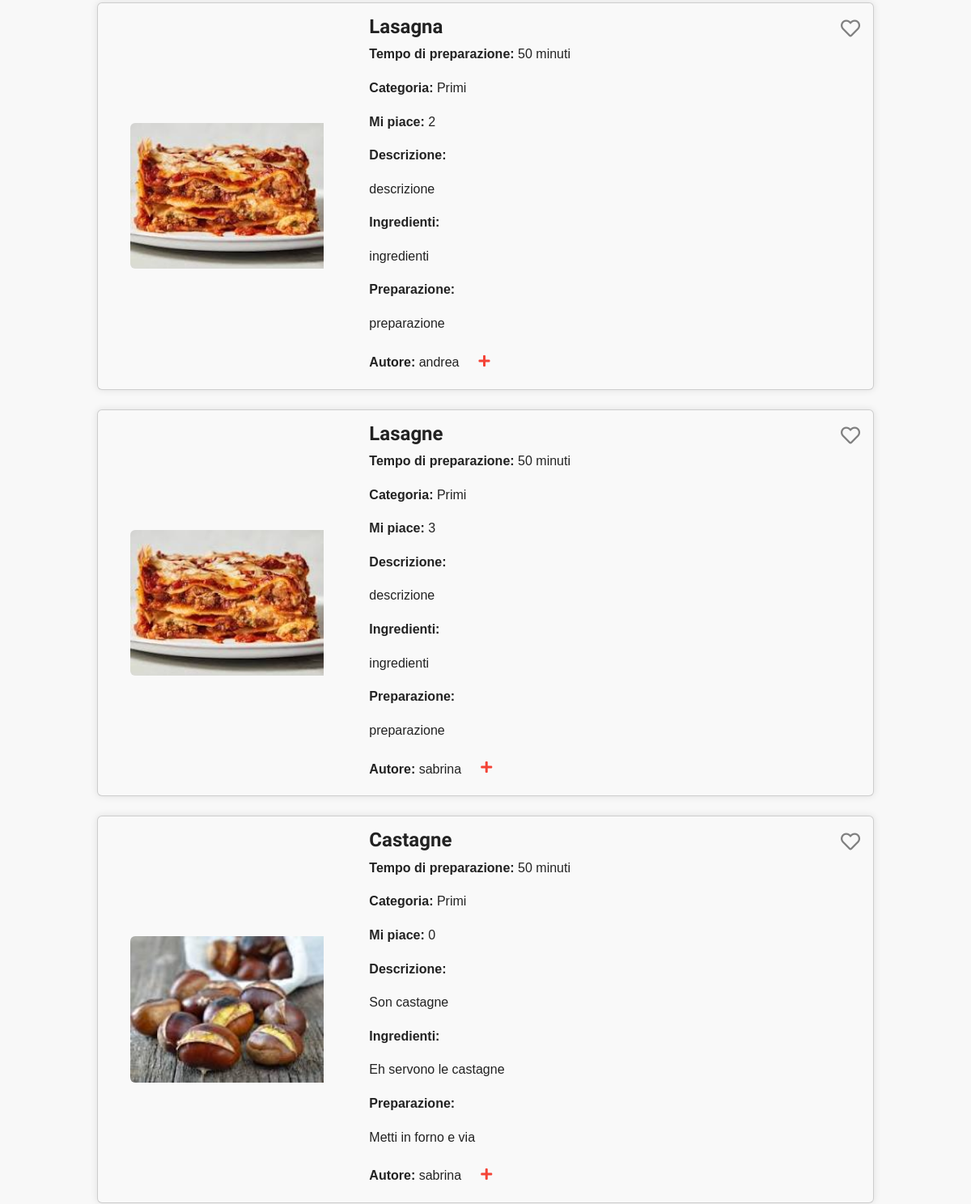
The app's page / (middle part), older data.
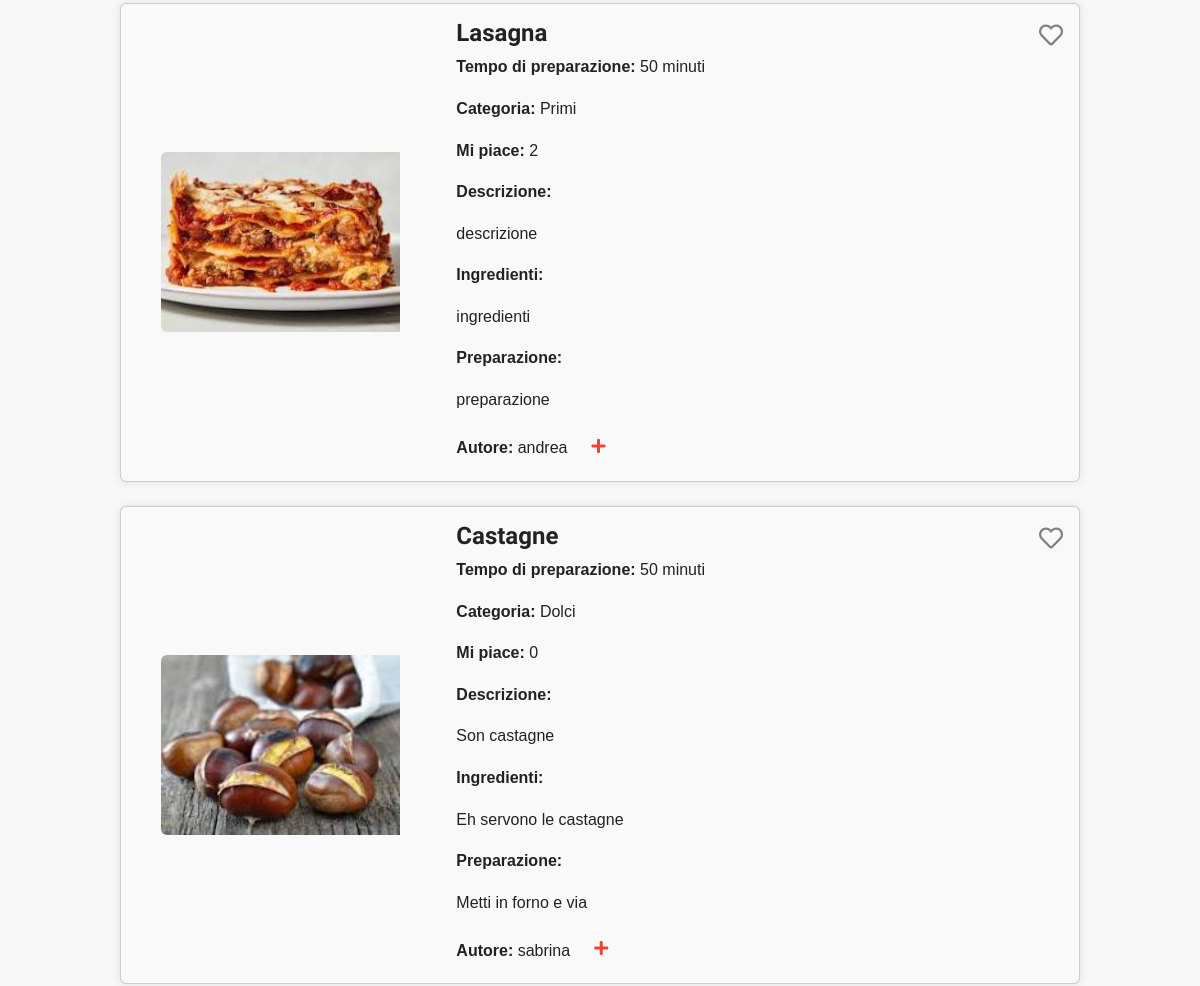
The same page, newer data.
### pages/models.py (models this page shows, shortened)
class Recipe(models.Model):
    CATEGORY_CHOICES = [
        ('ANTIPASTI', 'Antipasti'),
        ('PRIMI', 'Primi'),
        ('SECONDI', 'Secondi'),
        ('DOLCI', 'Dolci')
    ]
    user = models.ForeignKey(settings.AUTH_USER_MODEL, related_name='recipes_created', on_delete=models.CASCADE)
    title = models.CharField(max_length=200)
    slug = models.SlugField(max_length=200, blank=True)
    image = models.ImageField(upload_to='recipes/%Y/%m/%d')
    description = models.TextField("Description")
    ingredients = models.TextField("Ingredients")
    preparation = models.TextField("Preparation")
    preparation_time = models.IntegerField("Preparation Time (minutes)", default=0)
    created = models.DateField(auto_now_add=True, db_index=True)
    likes = models.ManyToManyField(settings.AUTH_USER_MODEL, related_name='liked_recipes', blank=True)
    category = models.CharField(max_length=10, choices=CATEGORY_CHOICES, default='PRIMI')
    objects = models.Manager()

class CustomUser(AbstractUser):
    bio = models.TextField(blank=True, null=True)
    profile_picture = models.ImageField(upload_to='profile_pictures/', blank=True, null=True)
    friends = models.ManyToManyField('self', symmetrical=False, related_name='followers', blank=True)

### pages/views.py (the view)
# urls.py: path("", views.Recipes.as_view(), name=""),
class Recipes(ListView):
    template_name = 'pages/index.html'
    model = Recipe
    context_object_name = 'recipes'
    def get_queryset(self):
        queryset = Recipe.objects.all().annotate(num_likes=Count('likes'))
        category = self.request.GET.get('category')
        if category:
            if category == 'Più likes':
                queryset = queryset.order_by('-num_likes')
            else:
                queryset = queryset.filter(category=category)
        return queryset

### pages/templates/pages/index.html (shortened to what this page needs)
<!DOCTYPE html>
<html lang="en">
<head>
    <link rel="stylesheet" href="https://bootswatch.com/5/journal/bootstrap.min.css">
    <link rel="stylesheet" href="https://cdnjs.cloudflare.com/ajax/libs/font-awesome/5.15.4/css/all.min.css">
</head>
<body>
<main>
    <div class="recipes-section" style="margin-bottom:20px; margin-top:30px;">
        {% if recipes %}
        <div class="row row-cols-1 g-4">
            {% for recipe in recipes %}
            <div class="col">
                <div class="card">
                    <div class="row g-0">
                        <div class="col-md-4">
                            <div class="profile-picture-container d-flex justify-content-center align-items-center">
                                <img src="{{ recipe.image.url }}" class="img-fluid rounded-start recipe-image" alt="{{ recipe.title }}">
                            </div>
                        </div>
                        <div class="col-md-8">
                            <div class="card-body">
                                <div class="d-flex justify-content-between">
                                    <h4 class="card-title">{{ recipe.title }}</h4>
                                    <button class="like-button" data-recipe-id="{{ recipe.id }}">
                                        {% if user in recipe.likes.all %}
                                            <i class="fas fa-heart liked"></i>
                                        {% else %}
                                            <i class="far fa-heart"></i>
                                        {% endif %}
                                    </button>
                                </div>
                                <p class="card-text"><strong>Tempo di preparazione:</strong> {{ recipe.preparation_time }} minuti</p>
                                <p class="card-text"><strong>Categoria:</strong> {{ recipe.get_category_display }}</p>
                                <p class="card-text"><strong>Mi piace:</strong> <span class="num-likes">{{ recipe.num_likes }}</span></p>
                                <p><strong>Descrizione:</strong></p>
                                <p>{{ recipe.description }}</p>
                                <p><strong>Ingredienti:</strong></p>
                                <p>{{ recipe.ingredients }}</p>
                                <p><strong>Preparazione:</strong></p>
                                <p>{{ recipe.preparation }}</p>
                                <div class="author-name d-flex align-items-center">
                                    <div class="nome-utente" style="transform: translateY(+5%); position: relative;">
                                        <strong>Autore:</strong> <a href="{% url 'user-profile' user_id=recipe.user.id %}" class="text-dark">{{ recipe.user.username }}</a>
                                    </div>
                                    <button class="follow-button btn btn-outline-primary ms-2" data-user-id="{{ recipe.user.id }}" data-author-id="{{ recipe.user.id }}">
                                        {% if request.user in recipe.user.followers.all %}
                                            <i class="fas fa-check"></i>
                                        {% else %}
                                            <i class="fas fa-plus" style="color: #f44336;"></i>
                                        {% endif %}
                                    </button>
                                </div>
                            </div>
                        </div>
                    </div>
                </div>
            </div>
            {% endfor %}
        </div>
        {% else %}
        <p class="mt-4">Non hai ancora creato nessuna ricetta.</p>
        {% endif %}
    </div>
</main>
</body>
</html>

### pages/templates/pages/index.html (style rules this page uses)
* { margin: 0; padding: 0; box-sizing: border-box; font-family: Arial, sans-serif; }
body { line-height: 1.6; color: #333; background-color: #f8f8f8; }
main { margin-left:10%; margin-right:10%; }
.card { background-color: #f9f9f9; box-shadow: 0 0 10px rgba(0, 0, 0, 0.1); }
.profile-picture-container { height: 100%; display: flex; justify-content: center; margin-top:0px; }
.recipe-image { width: 75%; height: auto; }
.like-button { background: none; border: none; outline: none; cursor: pointer; }
.like-button .far.fa-heart { color: grey; }
.like-button .fas.fa-heart, .like-button .far.fa-heart { font-size: 24px; width: 24px; height: 24px; display: inline-block; }
.follow-button { background: none; border: none; cursor: pointer; }
.nome-utente a { color: black; text-decoration: none; }

Row changes from the older to the newer data that the page shows:
removed Recipe: image (picture), title "Lasagne", preparation_time "50", category "Primi", num_likes "3", description "descrizione", ingredients "ingredienti", preparation "preparazione", user.username "sabrina"
changed Recipe "Castagne": category "Primi" → "Dolci"
